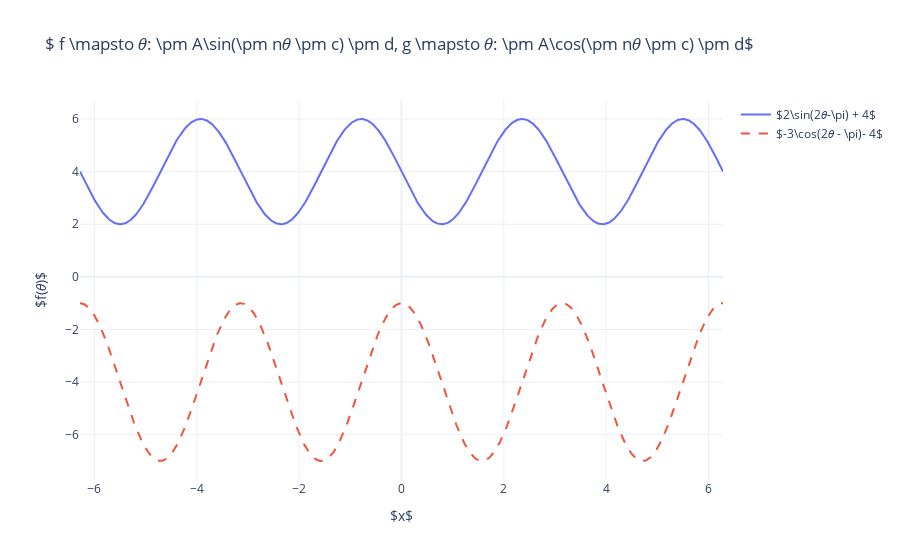

Here is the notebook cell this chart was saved with:
### Markdown cell above
![image.png](attachment:image.png)

### Code cell
trace1 = go.Scatter(x = 𝜃, y = 2*np.sin(2*𝜃-np.pi)+4, line = {'dash':'solid'}, name = "$2\sin(2𝜃-\pi) + 4$")
trace2 = go.Scatter(x = 𝜃, y = -3*np.cos(2*𝜃-np.pi)-4, line = {'dash':'dash'}, name = "$-3\cos(2𝜃 - \pi)- 4$")

fig = go.Figure(data = [trace1, trace2], layout = {'title': "$ f \mapsto 𝜃: \pm A\sin(\pm n𝜃 \pm c) \pm d, g \mapsto 𝜃: \pm A\cos(\pm n𝜃 \pm c) \pm d$",
                                                  'xaxis': {'title': "$x$"}, 'yaxis': {'title': "$f(𝜃)$"}, 
                                                   'template': "plotly_white"})

fig.show()

### Figure 1 — Plotly figure (JSON) as saved in the notebook; plotly's stock layout.template omitted (floating-point values rounded to 4 significant figures; data arrays with more than 128 entries replaced by an {"elided": "..."} marker saying what was removed)
{"data": [{"line": {"dash": "solid"}, "name": "$2\\sin(2𝜃-\\pi) + 4$", "type": "scatter", "x": {"elided": "1000 float values"}, "y": {"elided": "1000 float values"}}, {"line": {"dash": "dash"}, "name": "$-3\\cos(2𝜃 - \\pi)- 4$", "type": "scatter", "x": {"elided": "1000 float values"}, "y": {"elided": "1000 float values"}}], "layout": {"title": {"text": "$ f \\mapsto 𝜃: \\pm A\\sin(\\pm n𝜃 \\pm c) \\pm d, g \\mapsto 𝜃: \\pm A\\cos(\\pm n𝜃 \\pm c) \\pm d$"}, "xaxis": {"title": {"text": "$x$"}}, "yaxis": {"title": {"text": "$f(𝜃)$"}}}}
